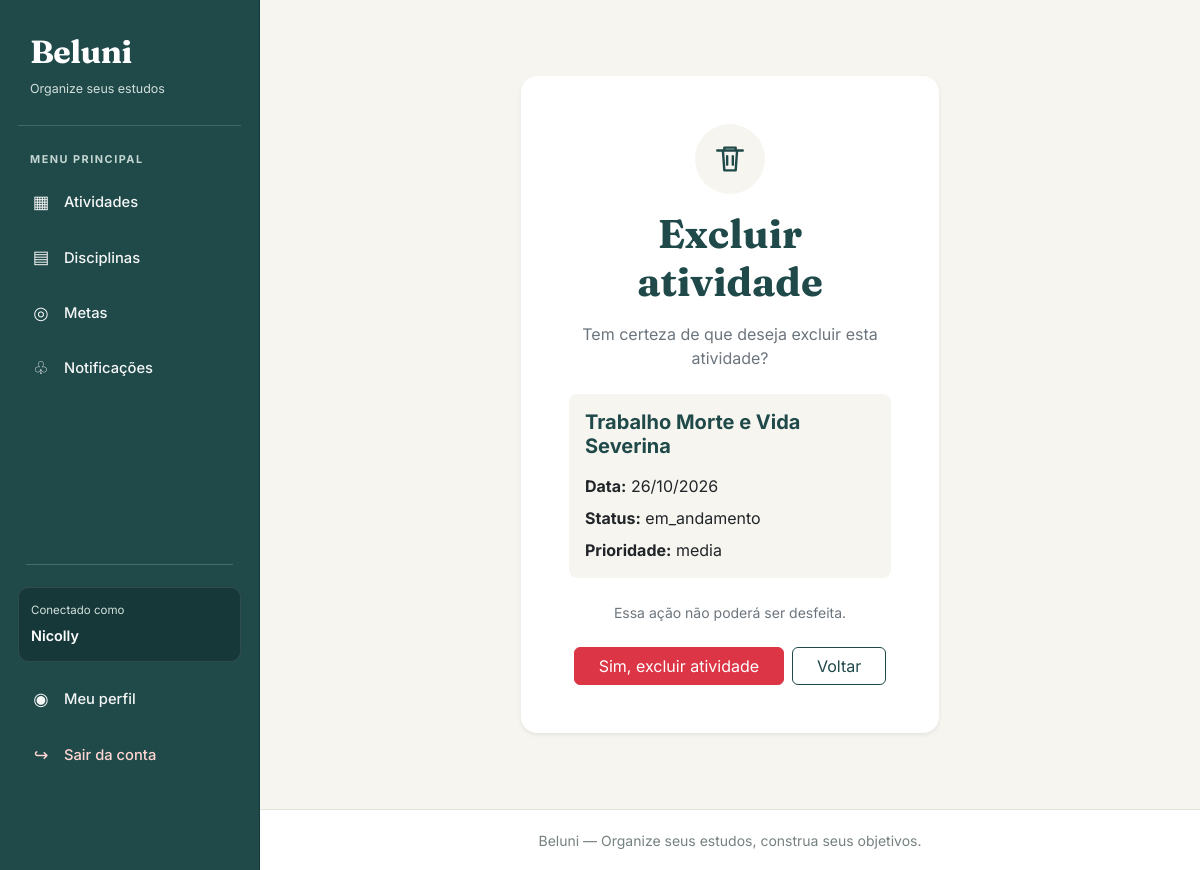
Page /atividades/6/excluir/ (signed in) on the committed database.
### atividade/models.py (models this page shows, shortened)
class Atividade(models.Model):
    titulo = models.CharField(max_length=100)
    data = models.DateField()
    detalhamento_atividade = models.CharField(max_length=255)
    status = models.CharField(max_length=50)
    prioridade = models.CharField(max_length=50)
    pontuacao = models.FloatField()
    disciplinas = models.ManyToManyField(
        Disciplina,
        through="AtividadeInterdisciplinar",
        related_name="atividades"
    )

### atividade/views.py (the view)
# urls.py: path('<int:id>/excluir/', views.excluir_atividade, name='excluir_atividade'),
@login_required
@permission_required('atividade.delete_atividade')
def excluir_atividade(request, id):
    estudante = obter_estudante(request.user)
    atividade = get_object_or_404(
        atividades_do_estudante(estudante),
        id=id
    )
    if request.method == 'POST':
        atividade.delete()
        return redirect('listar_atividades')
    return render(
        request,
        'atividade/excluir.html',
        {'atividade': atividade}
    )

### atividade/views.py (called while the page is built)
def obter_estudante(usuario):
    return get_object_or_404(
        Estudante,
        pk=usuario.pk
    )

def atividades_do_estudante(estudante):
    return Atividade.objects.filter(
        disciplinas__estudante=estudante
    ).distinct()

### atividade/templates/atividade/excluir.html (shortened to what this page needs)
{% extends 'base.html' %}
{% block conteudo %}
<div class="container py-5">
    <div class="row justify-content-center">
        <div class="col-12 col-md-9 col-lg-7 col-xl-6">
            <div class="card border-0 shadow-sm p-4 p-md-5 text-center">
                <div class="mb-3">
                    <span class="d-inline-flex align-items-center justify-content-center rounded-circle"
                          style="width: 70px; height: 70px; background-color: #F7F5EF; color: #20494A;">
                        <svg xmlns="http://www.w3.org/2000/svg"
                             width="34" height="34" fill="none"
                             viewBox="0 0 24 24" stroke="currentColor"
                             stroke-width="1.7">
                            <path stroke-linecap="round"
                                  stroke-linejoin="round"
                                  d="M3 6h18M8 6V4h8v2m-9 0 1 14h8l1-14M10 10v6m4-6v6"/>
                        </svg>
                    </span>
                </div>
                <h1 class="titulo-pagina mb-3">
                    Excluir atividade
                </h1>
                <p class="text-secondary mb-4">
                    Tem certeza de que deseja excluir esta atividade?
                </p>
                <div class="rounded-3 p-3 mb-4 text-start"
                     style="background-color: #F7F5EF;">
                    <h5 class="fw-bold mb-3" style="color: #20494A;">
                        {{ atividade.titulo }}
                    </h5>
                    <p class="mb-2">
                        <strong>Data:</strong>
                        {{ atividade.data|date:"d/m/Y" }}
                    </p>
                    <p class="mb-2">
                        <strong>Status:</strong>
                        {{ atividade.get_status_display|default:atividade.status }}
                    </p>
                    <p class="mb-0">
                        <strong>Prioridade:</strong>
                        {{ atividade.get_prioridade_display|default:atividade.prioridade }}
                    </p>
                </div>
                <p class="small text-secondary mb-4">
                    Essa ação não poderá ser desfeita.
                </p>
                <form method="post">
                    <div class="d-flex flex-column flex-sm-row justify-content-center gap-2">
                        <button type="submit" class="btn btn-danger px-4">
                            Sim, excluir atividade
                        </button>
                        <a href="{% url 'listar_atividades' %}"
                           class="btn btn-outline-primary px-4">
                            Voltar
                        </a>
                    </div>
                </form>
            </div>
        </div>
    </div>
</div>
{% endblock %}

### templates/base.html (shortened to what this page needs)
{% load static %}
<!DOCTYPE html>
<html lang="pt-br">
<head>
    <link href="https://cdn.jsdelivr.net/npm/bootstrap@5.3.3/dist/css/bootstrap.min.css"
          rel="stylesheet">
</head>
<body>
<div class="app-layout">
    <div class="offcanvas-lg offcanvas-start sidebar"
         tabindex="-1"
         id="menuLateral"
         aria-labelledby="tituloMenuLateral">
        <div class="sidebar-inner">
            <div class="brand-area">
                <a href="{% url 'listar_atividades' %}"
                   class="brand-name"
                   id="tituloMenuLateral">
                    Beluni
                </a>
                <span class="brand-description">
                    Organize seus estudos
                </span>
            </div>
            {% if user.is_authenticated %}
                <p class="menu-label">Menu principal</p>
                <ul class="nav flex-column">
                    <li class="nav-item">
                        <a class="nav-link"
                           href="{% url 'listar_atividades' %}">
                            <span class="menu-icon">▦</span>
                            <span>Atividades</span>
                        </a>
                    </li>
                    <li class="nav-item">
                        <a class="nav-link"
                           href="{% url 'listar_disciplinas' %}">
                            <span class="menu-icon">▤</span>
                            <span>Disciplinas</span>
                        </a>
                    </li>
                    <li class="nav-item">
                        <a class="nav-link"
                           href="{% url 'listar_metas' %}">
                            <span class="menu-icon">◎</span>
                            <span>Metas</span>
                        </a>
                    </li>
                    <li class="nav-item">
                        <a class="nav-link"
                           href="{% url 'notificacao:listar_notificacoes' %}">
                            <span class="menu-icon">♧</span>
                            <span>Notificações</span>
                        </a>
                    </li>
                </ul>
                <div class="sidebar-bottom">
                    <hr class="sidebar-divider">
                    <div class="user-box">
                        <span class="user-box-label">
                            Conectado como
                        </span>
                        <span class="user-box-name">
                            {{ user.get_full_name|default:user.username }}
                        </span>
                    </div>
                    <ul class="nav flex-column">
                        <li class="nav-item">
                            <a class="nav-link"
                               href="{% url 'meu_perfil' %}">
                                <span class="menu-icon">◉</span>
                                <span>Meu perfil</span>
                            </a>
                        </li>
                        <li class="nav-item">
                            <a class="nav-link logout-link"
                               href="{% url 'logout_estudante' %}">
                                <span class="menu-icon">↪</span>
                                <span>Sair da conta</span>
                            </a>
                        </li>
                    </ul>
                </div>
            {% endif %}
        </div>
    </div>
    <div class="main-area">
        <main class="main-content">
            {% block conteudo %}{% endblock %}
        </main>
        <footer class="main-footer">
            <small>
                Beluni — Organize seus estudos, construa seus objetivos.
            </small>
        </footer>
    </div>
</div>
</body>
</html>

### templates/base.html (style rules this page uses)
:root { --beluni-petroleo: #20494A; --beluni-petroleo-escuro: #173839; --beluni-petroleo-hover: #2D5B5C; --beluni-areia: #E8DDC8; --beluni-fundo: #F7F5EF; --beluni-texto: #293B3B; --beluni-suave: #758080; --beluni-borda: #E5E2D9; }
* { box-sizing: border-box; }
body { margin: 0; min-height: 100vh; font-family: 'Inter', sans-serif; background-color: var(--beluni-fundo); color: var(--beluni-texto); }
.app-layout { display: flex; min-height: 100vh; }
.sidebar { flex: 0 0 260px; width: 260px; min-height: 100vh; background-color: var(--beluni-petroleo) !important; color: #FFFFFF; border-right: 1px solid var(--beluni-petroleo-escuro); }
.sidebar-inner { display: flex; flex-direction: column; min-height: 100vh; padding: 28px 18px 20px; background-color: var(--beluni-petroleo) !important; }
.brand-area { position: relative; padding: 0 12px 26px; margin-bottom: 25px; background-color: var(--beluni-petroleo); border-bottom: 1px solid rgba(255, 255, 255, 0.16); }
.brand-name { display: inline-block; font-family: 'Fraunces', serif; font-size: 2rem; font-weight: 700; letter-spacing: -0.5px; color: #FFFFFF !important; text-decoration: none; }
.brand-description { display: block; margin-top: 4px; color: #D2E0DC; font-size: 0.78rem; }
.menu-label { padding: 0 12px; margin: 0 0 10px; color: #C3D6D1; font-size: 0.68rem; font-weight: 700; letter-spacing: 1.5px; text-transform: uppercase; }
.sidebar .nav { gap: 5px; }
.sidebar .nav-link { display: flex; align-items: center; gap: 12px; padding: 12px; border-radius: 9px; background-color: transparent; color: #F5F7F6; font-size: 0.92rem; font-weight: 500; text-decoration: none; transition: background-color 0.2s ease, color 0.2s ease; }
.menu-icon { display: inline-flex; align-items: center; justify-content: center; width: 22px; flex-shrink: 0; font-size: 1.1rem; }
.sidebar-divider { border: 0; border-top: 1px solid rgba(255, 255, 255, 0.18); margin: 22px 8px; opacity: 1; }
.sidebar-bottom { margin-top: auto; padding-top: 22px; background-color: var(--beluni-petroleo); }
.user-box { padding: 14px 12px; margin-bottom: 12px; background-color: var(--beluni-petroleo-escuro); border: 1px solid rgba(255, 255, 255, 0.10); border-radius: 10px; overflow-wrap: anywhere; }
.user-box-label { display: block; color: #D2E0DC; font-size: 0.72rem; margin-bottom: 4px; }
.user-box-name { color: #FFFFFF; font-size: 0.9rem; font-weight: 600; }
.sidebar .logout-link { color: #FFD6D2; }
.main-area { display: flex; flex-direction: column; flex: 1; min-width: 0; min-height: 100vh; background-color: var(--beluni-fundo); }
.main-content { flex: 1; min-width: 0; padding: 28px; }
.titulo-pagina { font-family: 'Fraunces', serif; color: var(--beluni-petroleo); font-weight: 700; }
.btn-outline-primary { color: var(--beluni-petroleo); border-color: var(--beluni-petroleo); }
.card { border-radius: 1rem; }
.main-footer { padding: 18px 24px; border-top: 1px solid var(--beluni-borda); background-color: #FFFFFF; color: var(--beluni-suave); text-align: center; }

### rows in the picture
Atividade: titulo "Trabalho Morte e Vida Severina", data "26/10/2026", status "em_andamento", prioridade "media"

### other values in the picture
{{ user.get_full_name|default:user.username }} "Nicolly"
